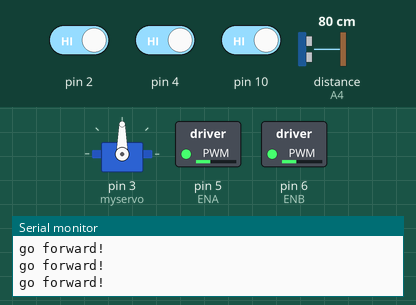
Simulated run of this sketch. Board: Arduino Uno, built with avr-gcc and run on an emulated ATmega328P. On the bench: servo, switched loads named in the sketch (green lamp = pin HIGH), the last lines printed to the serial monitor. Inputs (shaded band) come from the test bench; at power-on: pin 2 HIGH, pin 4 HIGH, pin 10 HIGH, distance to the obstacle (sensor on A4) 80 cm. The echo pulse lasts 58.3 µs per cm; pins used as bus, display or sensor lines are not drawn. At 5.0 s the program stops and its outputs stay as they are.

Above: at 1.2 s.
1.3 s: pin 2 driven LOW
At 1.9 s:
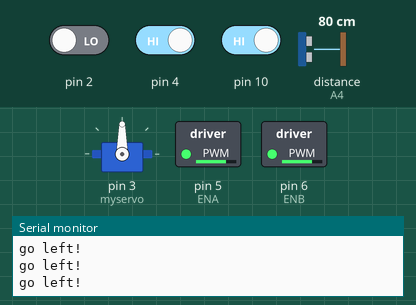
2.8 s: pin 4 driven LOW
At 4.5 s:
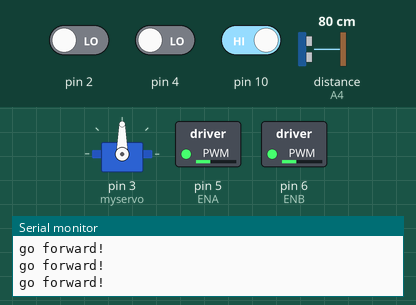
4.8 s: pin 10 driven LOW
At 6.2 s:
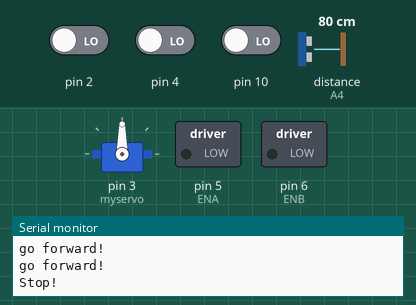
Timing chart, 0 to 6.5 s (numbered marks = the images above; inputs shaded):
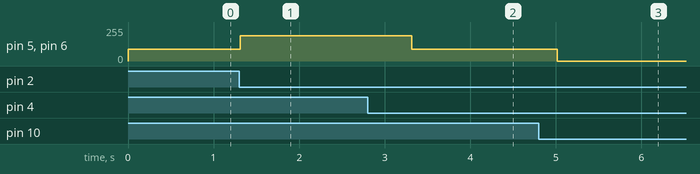

Measured:
- after the input at 1.3 s, pin 5 (ENA), pin 6 (ENB): 90/255 → 190/255 at once
- after the input at 2.8 s, pin 5 (ENA), pin 6 (ENB): 190/255 → 90/255 after 0.51 s
- after the input at 4.8 s, pin 5 (ENA), pin 6 (ENB): 90/255 → 0/255 after 0.21 s

The sketch:

line_following_robot.ino
```cpp
//Line Tracking IO define
#define LT_R !digitalRead(10)
#define LT_M !digitalRead(4)
#define LT_L !digitalRead(2)

#include<Servo.h>
Servo myservo;

//defining the inputs and outputs
#define ENA 5
#define ENB 6
#define IN1 7
#define IN2 8
#define IN3 9
#define IN4 11

#define carSpeed 90
#define turnspeed 190

int Echo = A4;
int Trig = A5;

int distance=0;
int find_line=0;

//function to move forward
void forward()
{
  analogWrite(ENA, carSpeed);
  analogWrite(ENB, carSpeed);
  digitalWrite(IN1, HIGH);
  digitalWrite(IN2, LOW);
  digitalWrite(IN3, LOW);
  digitalWrite(IN4, HIGH);
  Serial.println("go forward!");
}

//function to move backwards
void back()
{
  analogWrite(ENA, carSpeed);
  analogWrite(ENB, carSpeed);
  digitalWrite(IN1, LOW);
  digitalWrite(IN2, HIGH);
  digitalWrite(IN3, HIGH);
  digitalWrite(IN4, LOW);
  Serial.println("go back!");
}

//function to turn left
void left()
{
  analogWrite(ENA, turnspeed);
  analogWrite(ENB, turnspeed);
  digitalWrite(IN1, LOW);
  digitalWrite(IN2, HIGH);
  digitalWrite(IN3, LOW);
  digitalWrite(IN4, HIGH);
  Serial.println("go left!");
}

//function to turn right
void right()
{
  analogWrite(ENA, turnspeed);
  analogWrite(ENB, turnspeed);
  digitalWrite(IN1, HIGH);
  digitalWrite(IN2, LOW);
  digitalWrite(IN3, HIGH);
  digitalWrite(IN4, LOW);
  Serial.println("go right!");
}

void stop()
{
   digitalWrite(ENA, LOW);
   digitalWrite(ENB, LOW);
   Serial.println("Stop!");
}

//function to measure the distance
int find_distance()
{
  digitalWrite(Trig, LOW);
  delayMicroseconds(2);
  digitalWrite(Trig, HIGH);
  delayMicroseconds(10);
  digitalWrite(Trig, LOW);
  return (int)pulseIn(Echo, HIGH)/58;
}

void setup()
{
  myservo.attach(3);
  Serial.begin(9600);
  pinMode(10,INPUT);
  pinMode(4,INPUT);
  pinMode(2,INPUT);
  pinMode(Echo, INPUT);
  pinMode(Trig, OUTPUT);
}

//the function that determines what to do in any situation
void loop()
{
  myservo.write(90);


  forward();

  if(LT_R or LT_L or LT_M)
  {
    find_line=1;
  }
  while(find_line==1)
  {
    if(LT_M)
    {
      //distance= find_distance();
      forward();
    }
    else if(LT_R)
    {
      while(!LT_M)
      {
        right();
      }
    }
    else if(LT_L)
    {
      while(!LT_M)
      {
        left();
      }
    }
    else if(!LT_R and !LT_M and !LT_L)
    {
      forward();
      delay(500);
      if(!LT_R and !LT_M and !LT_L)
      {
        stop();
        back();
        delay(500);
        right();
        while(!LT_R);
      }
    }//end of if where the line ends and it detects back
    if(LT_R and LT_L and LT_M)
    {
      forward();
      delay(200);
      if(LT_R and LT_L and LT_M)
      {
        stop();
        while(1);
      }
      else
      {
        right();
        while(!LT_R);
      }
    }// end of if
    if(LT_M and LT_R)
    {
      while(!LT_M)
      {
        right();
      }
    }//end of if

    else if(distance<=25)
    {
      delay(500);
      stop();
      left();
      while(!LT_L);

    }// end for obstacle
    distance=find_distance();
  }// end of while(findings==1)
}//end of void loop()
```
